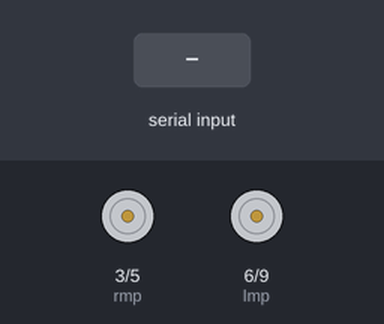
A sketch run on a simulated Arduino Uno, built with avr-gcc and run on an emulated ATmega328P. Parts: motor-driver pin pairs drawn as motors (green arrow = first pin HIGH = forward, orange = second pin HIGH = backward, longer = more drive). The inputs (shaded band) are chosen by the test bench. What the sketch prints to the serial monitor is not drawn.

Above: at 1.2 s.
1.3 s: "forward" received over Serial
At 2.45 s:
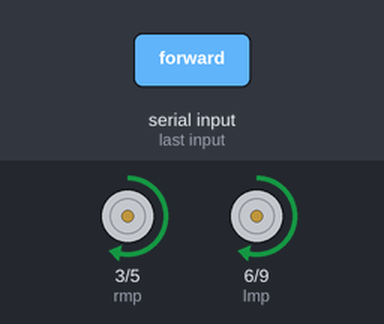
4.1 s: "backward" received over Serial
At 5.25 s:
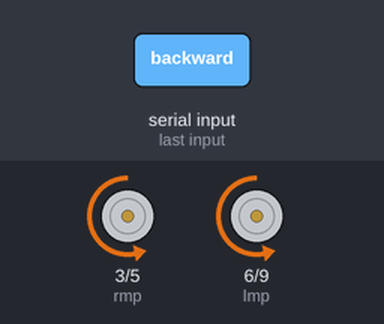
6.9 s: "left" received over Serial
At 8.05 s:
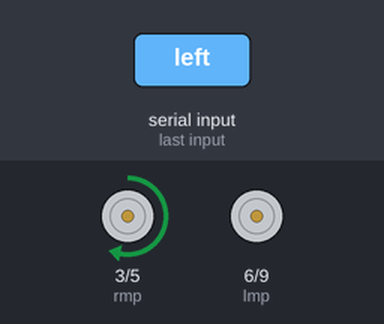
9.7 s: "right" received over Serial
At 10.85 s:
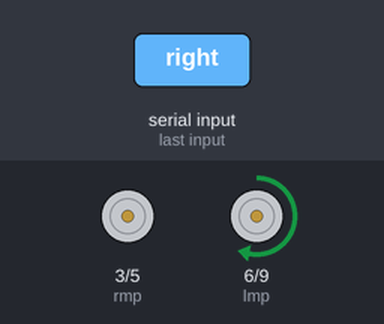
Timing chart, 0 to 12.7 s (numbered marks = the images above; inputs shaded):
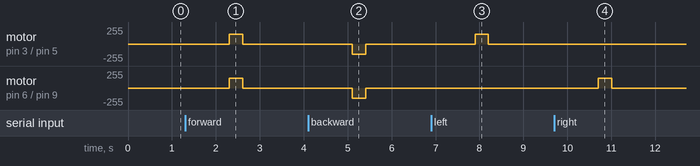

Measured:
- after the input at 1.3 s, motor on pin 3 (rmp) / pin 5 (rmn), motor on pin 6 (lmp) / pin 9 (lmn): stopped → forward 150/255 after 1.0 s, → stopped 0.30 s later
- after the input at 4.1 s, motor on pin 3 (rmp) / pin 5 (rmn), motor on pin 6 (lmp) / pin 9 (lmn): stopped → backward 150/255 after 1.0 s, → stopped 0.30 s later
- after the input at 6.9 s, motor on pin 3 (rmp) / pin 5 (rmn): stopped → forward 150/255 after 1.0 s, → stopped 0.30 s later
- after the input at 9.7 s, motor on pin 6 (lmp) / pin 9 (lmn): stopped → forward 150/255 after 1.0 s, → stopped 0.30 s later

The sketch:

bluetooth_with_app.ino
```cpp
int lmp=6;
int lmn=9;
int rmp=3;
int rmn=5;
String value=" ";
void stop();
void setup() {
 // put your setup code here, to run once:

 pinMode(rmp,OUTPUT);
 pinMode(rmn,OUTPUT);
 pinMode(lmp,OUTPUT);
 pinMode(lmn,OUTPUT);
 pinMode(10,INPUT);
 pinMode(11,INPUT);
 Serial.begin(9600);
}
void loop() {
 if (value=Serial.available()>0)
 {
 value=Serial.readString();
 Serial.print(value);
if (value=="forward")
 {forward();
stop();
 }
 else if (value=="backward")
 {backward();
 stop();
 }
 else if (value=="left")
 {left();
 stop();
 }
 else if (value=="right")
 {right();
 stop();
 }
 else if (value=="stop")
 {
 stop();
 }
}
}
void stop()
 {
 analogWrite(rmp,0);
 analogWrite(rmn,0);
 analogWrite(lmp,0);
 analogWrite(lmn,0);
 }
 void right()
 {
 analogWrite(rmp,0);
 analogWrite(rmn,0);
 analogWrite(lmp,150);
 analogWrite(lmn,0);
 delay(300);
 }
  void left()
 {
 analogWrite(rmp,150);
 analogWrite(rmn,0);
 analogWrite(lmp,0);
 analogWrite(lmn,0);
 delay(300);
 }
  void backward()
 {
 analogWrite(rmp,0);
 analogWrite(rmn,150);
 analogWrite(lmp,0);
 analogWrite(lmn,150);
 delay(300);
 }
  void forward()
 {
analogWrite(rmp,150);
 analogWrite(rmn,0);
 analogWrite(lmp,150);
 analogWrite(lmn,0);
 delay(300);
 }
```
